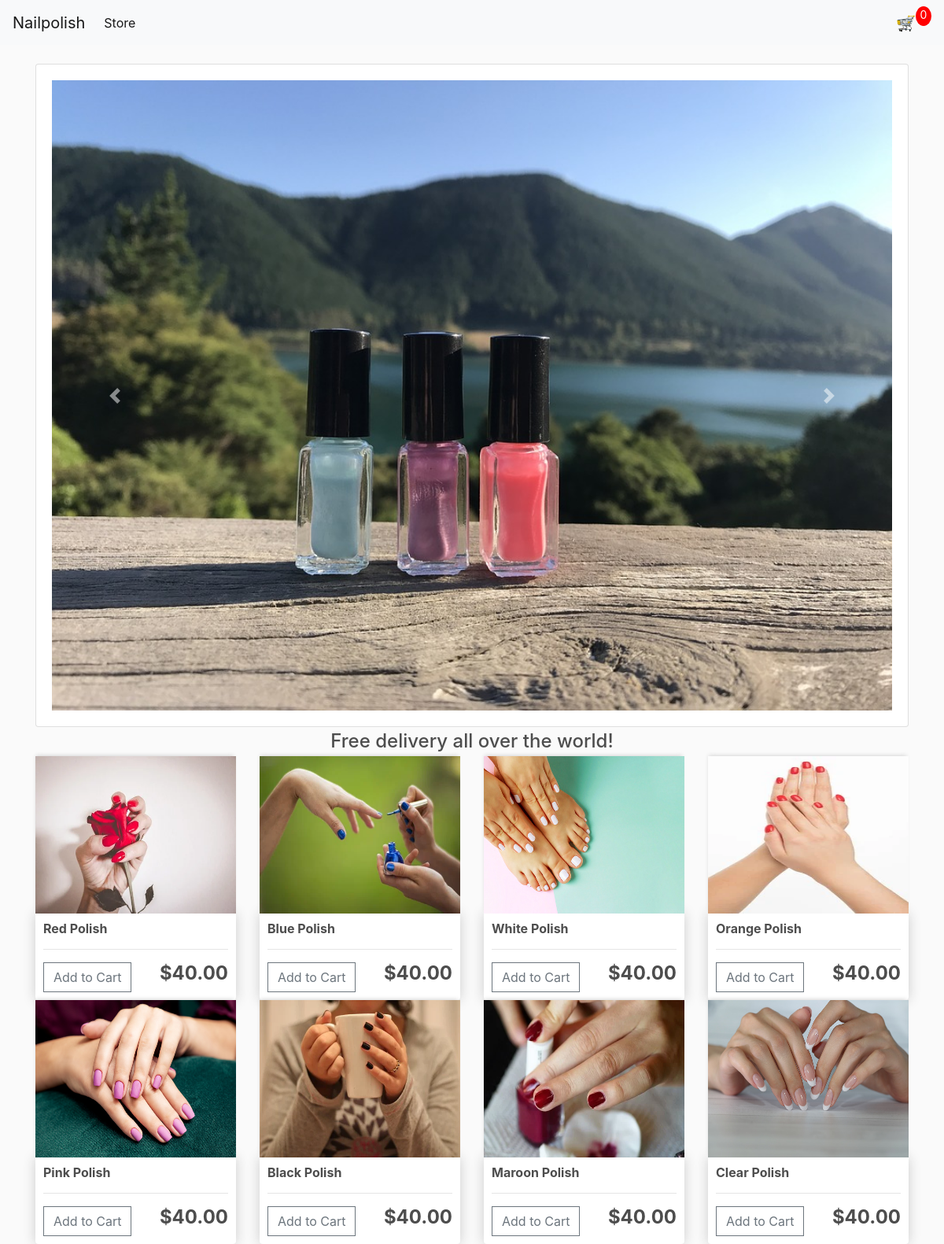
The page / on the database its author committed.
### store/models.py (models this page shows, shortened)
class Product(models.Model):
	name = models.CharField(max_length=200)
	price = models.DecimalField(max_digits=7, decimal_places=2)
	digital = models.BooleanField(default=False,null=True, blank=True)
	image = models.ImageField(null=True, blank=True)
	@property
	def imageURL(self):
		try:
			url = self.image.url
		except:
			url = ''
		return url

### store/views.py (the view)
# urls.py: path('', include('store.urls')),
def store(request):
	data = cartData(request)
	cartItems = data['cartItems']
	order = data['order']
	items = data['items']
	products = Product.objects.all()
	context = {'products':products, 'cartItems':cartItems}
	return render(request, 'store/store.html', context)

### store/utils.py (called while the page is built, shortened)
def cookieCart(request):
	try:
		cart = json.loads(request.COOKIES['cart'])
	except:
		cart = {}
		print('CART:', cart)
	items = []
	order = {'get_cart_total':0, 'get_cart_items':0, 'shipping':False}
	cartItems = order['get_cart_items']
	return {'cartItems':cartItems ,'order':order, 'items':items}

def cartData(request):
	if request.user.is_authenticated:
		customer = request.user.customer
		order, created = Order.objects.get_or_create(customer=customer, complete=False)
		items = order.orderitem_set.all()
		cartItems = order.get_cart_items
	else:
		cookieData = cookieCart(request)
		cartItems = cookieData['cartItems']
		order = cookieData['order']
		items = cookieData['items']
	return {'cartItems':cartItems ,'order':order, 'items':items}

### store/templates/store/store.html (shortened to what this page needs)
{% extends 'store/main.html' %}
{% load static %}
{% block content %}
<div class="card text-center">
  <div class="card-body">
  <div id="carouselExampleControls" class="carousel slide" data-ride="carousel">
  <div class="carousel-inner">
    <div class="carousel-item active">
      <img class="d-block w-100" src="{% static 'images/header.jpg' %}" alt="Firstslide">
    </div>
  </div>
  <a class="carousel-control-prev" href="#carouselExampleControls" role="button" data-slide="prev">
    <span class="carousel-control-prev-icon" aria-hidden="true"></span>
  </a>
  <a class="carousel-control-next" href="#carouselExampleControls" role="button" data-slide="next">
    <span class="carousel-control-next-icon" aria-hidden="true"></span>
  </a>
</div>
  </div>
</div>
<div id="delivery-banner" class="row text-center">
            <div class="col bg-black text-white">
                <h4 class="logo-font my-1">Free delivery  all over the world!</h4>
            </div>
        </div>
	<div class="row">
		{% for product in products %}
		<div class="col-lg-3">
			<img class="thumbnail" src="{{product.imageURL}}">
			<div class="box-element product">
				<h6><strong>{{product.name}}</strong></h6>
				<hr>
				<button data-product="{{product.id}}" data-action="add" class="btn btn-outline-secondary add-btn update-cart">Add to Cart</button>
				<h4 style="display: inline-block; float: right"><strong>${{product.price}}</strong></h4>
			</div>
		</div>
		{% endfor %}
	</div>
</div>
{% endblock content %}

### static/css/main.css (style rules this page uses)
body { background-color: hsl(0, 0%, 98%); }
h1,h2,h3,h4,h5,h6 { color:hsl(0, 0%, 30%); }
.box-element { box-shadow:hsl(0, 0%, 80%) 0 0 16px; background-color: #fff; border-radius: 4px; padding: 10px; }
.thumbnail { width: 100%; height: 200px; -webkit-box-shadow: -1px -3px 5px -2px rgba(214,214,214,1); -moz-box-shadow: -1px -3px 5px -2px rgba(214,214,214,1); box-shadow: -1px -3px 5px -2px rgba(214,214,214,1); }
.product { border-radius: 0 0 4px 4px; }
.btn { border-radius: 0; }

### rows shown on the page
Product: imageURL (picture), name "Red Polish", price "40.00"
Product: imageURL (picture), name "Blue Polish", price "40.00"
Product: imageURL (picture), name "White Polish", price "40.00"
Product: imageURL (picture), name "Orange Polish", price "40.00"
Product: imageURL (picture), name "Pink Polish", price "40.00"
Product: imageURL (picture), name "Black Polish", price "40.00"
Product: imageURL (picture), name "Maroon Polish", price "40.00"
Product: imageURL (picture), name "Clear Polish", price "40.00"

### other values the page prints
{{ cartItems }} "0"
